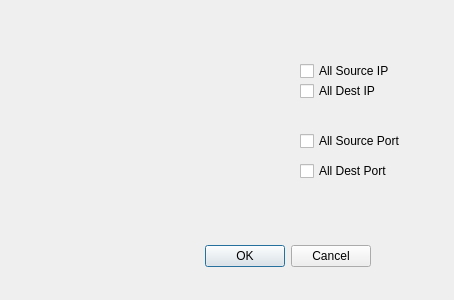
<?xml version="1.0" encoding="UTF-8"?>
<ui version="4.0">
 <class>EditWindow</class>
 <widget class="QDialog" name="EditWindow">
  <property name="geometry">
   <rect>
    <x>0</x>
    <y>0</y>
    <width>454</width>
    <height>300</height>
   </rect>
  </property>
  <property name="windowTitle">
   <string>EditWindow</string>
  </property>
  <widget class="QDialogButtonBox" name="buttonBox">
   <property name="geometry">
    <rect>
     <x>30</x>
     <y>240</y>
     <width>341</width>
     <height>32</height>
    </rect>
   </property>
   <property name="orientation">
    <enum>Qt::Horizontal</enum>
   </property>
   <property name="standardButtons">
    <set>QDialogButtonBox::Cancel|QDialogButtonBox::Ok</set>
   </property>
  </widget>
  <widget class="QWidget" name="formLayoutWidget">
   <property name="geometry">
    <rect>
     <x>70</x>
     <y>60</y>
     <width>221</width>
     <height>146</height>
    </rect>
   </property>
   <layout class="QFormLayout" name="formLayout"/>
  </widget>
  <widget class="QCheckBox" name="checkBox">
   <property name="geometry">
    <rect>
     <x>300</x>
     <y>60</y>
     <width>91</width>
     <height>22</height>
    </rect>
   </property>
   <property name="text">
    <string>All Source IP</string>
   </property>
  </widget>
  <widget class="QCheckBox" name="checkBox_2">
   <property name="geometry">
    <rect>
     <x>300</x>
     <y>80</y>
     <width>78</width>
     <height>22</height>
    </rect>
   </property>
   <property name="text">
    <string>All Dest IP</string>
   </property>
  </widget>
  <widget class="QCheckBox" name="checkBox_3">
   <property name="geometry">
    <rect>
     <x>300</x>
     <y>130</y>
     <width>101</width>
     <height>22</height>
    </rect>
   </property>
   <property name="text">
    <string>All Source Port</string>
   </property>
  </widget>
  <widget class="QCheckBox" name="checkBox_4">
   <property name="geometry">
    <rect>
     <x>300</x>
     <y>160</y>
     <width>91</width>
     <height>22</height>
    </rect>
   </property>
   <property name="text">
    <string>All Dest Port</string>
   </property>
  </widget>
 </widget>
 <resources/>
 <connections>
  <connection>
   <sender>buttonBox</sender>
   <signal>accepted()</signal>
   <receiver>EditWindow</receiver>
   <slot>accept()</slot>
   <hints>
    <hint type="sourcelabel">
     <x>248</x>
     <y>254</y>
    </hint>
    <hint type="destinationlabel">
     <x>157</x>
     <y>274</y>
    </hint>
   </hints>
  </connection>
  <connection>
   <sender>buttonBox</sender>
   <signal>rejected()</signal>
   <receiver>EditWindow</receiver>
   <slot>reject()</slot>
   <hints>
    <hint type="sourcelabel">
     <x>316</x>
     <y>260</y>
    </hint>
    <hint type="destinationlabel">
     <x>286</x>
     <y>274</y>
    </hint>
   </hints>
  </connection>
 </connections>
</ui>
